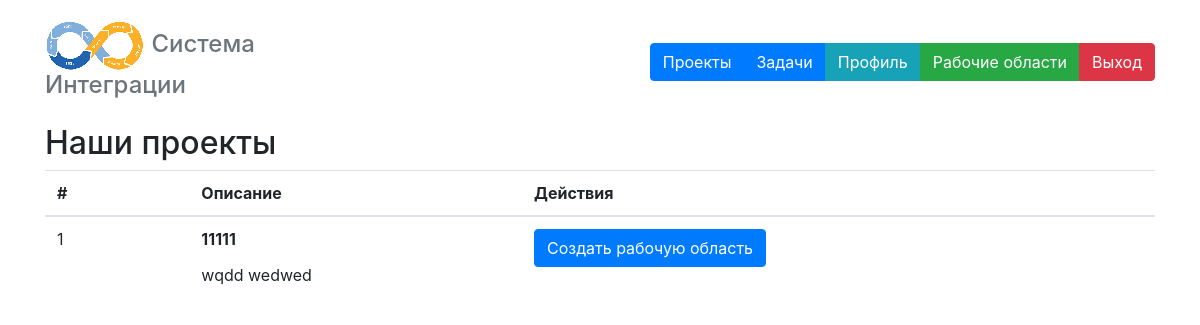
/project/list (signed in), run on the app's committed database.
### project/models.py (models this page shows, shortened)
class Project(models.Model):
    title = models.CharField(verbose_name='Название', max_length=160, unique=True)
    name = models.CharField(verbose_name='Название (лат)', max_length=160, unique=True)
    desc = models.TextField(verbose_name='Описание')
    image = ImageCropField(upload_to='files')
    cropping = ImageRatioField('image', '150x150')
    git = models.CharField(verbose_name='git репозиторий', max_length=250, unique=True)
    media_path =  models.CharField(verbose_name='Путь к медиа', max_length=250, default='')
    @property
    def small_image_url(self):
        try:
            return get_thumbnailer(self.image).get_thumbnail({
                'size': (80, 80),
                'box': self.cropping,
                'crop': 'smart',
            }).url
        except Exception as e:
            return '/static/noimage.png'
    @property
    def small_image_tag(self):
        return mark_safe(f'<img src="{self.small_image_url}">')

### project/views.py (the view)
# urls.py: path('list', list),
@login_required
def list(request):
    projects = Project.objects.all()
    eid = []
    for e in Environ.objects.filter(user=request.user):
        eid.append(e.project.id)
    return render(request, 'project/list.html', {"projects": projects, "eid": eid})

### templates/project/list.html (shortened to what this page needs)
 {% extends 'base.html' %}
 {% block content %}
 <div class="container">
        <h2>Наши проекты</h2>
        <table class="table">
            <thead>
                <tr>
                    <th scope="col">#</th>
                    <th scope="col"></th>
                    <th scope="col">Описание</th>
                    <th scope="col">Действия</th>
                </tr>
            </thead>
            {% for p in projects %}
                <tr >
                    <td scope="col">{{ p.id }}</td>
                    <td scope="col">
                    </td>
                    <td scope="col">
                        <p><strong>{{ p.title }}</strong></p>
                        {{ p.desc|safe }}
                    </td>
                    <td scope="col">
                    {% if p.id in eid %}
                        <a
                    class="git-pull btn btn-danger" href="/project/pre_remove/{{ p.id }}">Удалить рабочую область</a>
                    {% else %}
                        <a
                    class="git-pull btn btn-primary" href="/env/pre_create/{{ p.id }}">Создать рабочую область</a>
                    {% endif %}
                    </td>
                </tr>
            {% endfor %}
        </table>
 </div>
    {% endblock %}

### data on the page
Project: id "1", title "11111", desc "wqdd wedwed"
